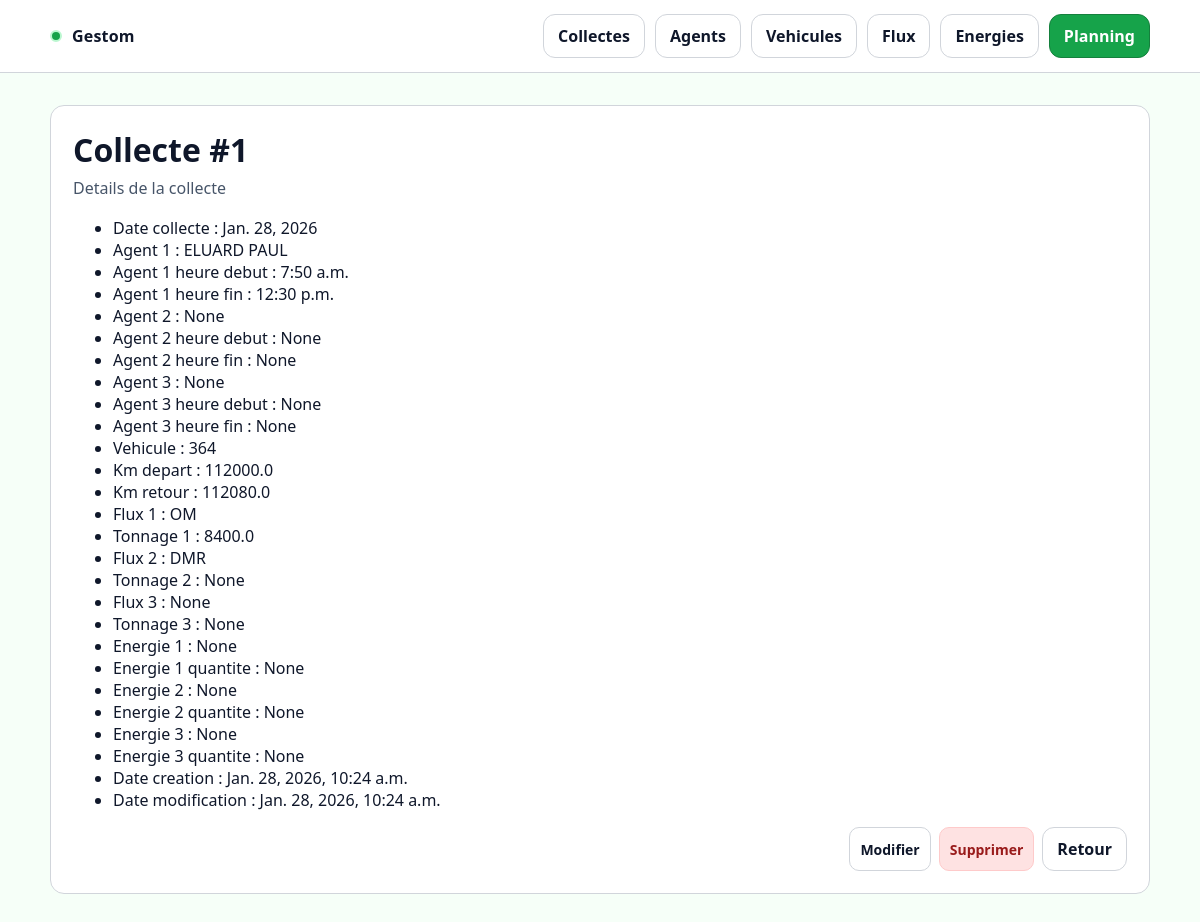
Screenshot of /collectes/1/ with the database file from the repository.
### core/models.py (models this page shows, shortened)
class Collecte(models.Model):
    id_collecte = models.BigAutoField(primary_key=True)
    date_collecte = models.DateField(default=timezone.localdate)
    id_agent_1 = models.ForeignKey(
        Agent,
        null=True,
        blank=True,
        on_delete=models.SET_NULL,
        related_name="collectes_agent_1",
    )
    a1_hr_debut = models.TimeField(null=True, blank=True)
    a1_hr_fin = models.TimeField(null=True, blank=True)
    id_agent_2 = models.ForeignKey(
        Agent,
        null=True,
        blank=True,
        on_delete=models.SET_NULL,
        related_name="collectes_agent_2",
    )
    a2_hr_debut = models.TimeField(null=True, blank=True)
    a2_hr_fin = models.TimeField(null=True, blank=True)
    id_agent_3 = models.ForeignKey(
        Agent,
        null=True,
        blank=True,
        on_delete=models.SET_NULL,
        related_name="collectes_agent_3",
    )
    a3_hr_debut = models.TimeField(null=True, blank=True)
    a3_hr_fin = models.TimeField(null=True, blank=True)
    id_vehicule = models.ForeignKey(
        Vehicule,
        null=True,
        blank=True,
        on_delete=models.SET_NULL,
        related_name="collectes",
    )
    km_depart = models.FloatField(null=True, blank=True)
    km_retour = models.FloatField(null=True, blank=True)
    id_flux1 = models.ForeignKey(
        Flux,
        null=True,
        blank=True,
        on_delete=models.SET_NULL,
        related_name="collectes_flux1",
    )
    id_flux2 = models.ForeignKey(
        Flux,
        null=True,
        blank=True,
        on_delete=models.SET_NULL,
        related_name="collectes_flux2",
    )
    id_flux3 = models.ForeignKey(
        Flux,
        null=True,
        blank=True,
        on_delete=models.SET_NULL,
        related_name="collectes_flux3",
    )
    tonnage1 = models.FloatField(null=True, blank=True)
    tonnage2 = models.FloatField(null=True, blank=True)
    tonnage3 = models.FloatField(null=True, blank=True)
    id_energie_1 = models.ForeignKey(
        Energie,
        null=True,
        blank=True,
        on_delete=models.SET_NULL,
        related_name="collectes_energie1",
    )
    id_energie_2 = models.ForeignKey(
        Energie,
        null=True,
        blank=True,
        on_delete=models.SET_NULL,
        related_name="collectes_energie2",
    )
    id_energie_3 = models.ForeignKey(
        Energie,
        null=True,
        blank=True,
        on_delete=models.SET_NULL,
        related_name="collectes_energie3",
    )
    energie_qte_1 = models.FloatField(null=True, blank=True)
    energie_qte_2 = models.FloatField(null=True, blank=True)
    energie_qte_3 = models.FloatField(null=True, blank=True)
    date_creation = models.DateTimeField(auto_now_add=True)
    date_modification = models.DateTimeField(auto_now=True)
    class Meta:
        ordering = ["-date_collecte", "-date_creation"]

class Agent(models.Model):
    id_ag = models.PositiveIntegerField(unique=True)
    nom = models.CharField(max_length=100)
    prenom = models.CharField(max_length=100)
    qualification = models.CharField(max_length=150, blank=True)
    service = models.CharField(max_length=150, blank=True)
    employeur = models.CharField(max_length=150, blank=True)
    hds_defaut = models.TimeField(null=True, blank=True)
    hajout_quotidien = models.TimeField(null=True, blank=True)
    echeance_permis = models.DateField(null=True, blank=True)
    echeance_fco = models.DateField(null=True, blank=True)
    supp = models.BooleanField(default=False)
    arrivee = models.DateField(null=True, blank=True)
    depart = models.DateField(null=True, blank=True)
    tel = models.CharField(max_length=30, blank=True)
    class Meta:
        ordering = ["nom", "prenom"]
    def __str__(self):
        return f"{self.nom} {self.prenom}"

class Vehicule(models.Model):
    nom_vehicule = models.CharField(max_length=150)
    type = models.CharField(max_length=150)
    archive = models.BooleanField(default=False)
    date_creation = models.DateTimeField(auto_now_add=True)
    date_modification = models.DateTimeField(auto_now=True)
    def __str__(self):
        return self.nom_vehicule

class Flux(models.Model):
    id_flux = models.AutoField(primary_key=True)
    flux = models.CharField(max_length=150)
    flux_long = models.CharField(max_length=255)
    archive = models.BooleanField(default=False)
    class Meta:
        ordering = ["flux"]
    def __str__(self):
        return self.flux

### core/views.py (the view)
# urls.py: path("collectes/<int:pk>/", CollecteDetailView.as_view(), name="collecte_detail"),
class CollecteDetailView(DetailView):
    model = Collecte
    template_name = "core/collecte_detail.html"
    context_object_name = "collecte"

### core/templates/core/collecte_detail.html (shortened to what this page needs)
{% extends "core/base.html" %}
{% block content %}
<div class="card">
  <div class="card__pad">
    <div class="header">
      <div>
        <h1 class="h1">Collecte #{{ collecte.id_collecte }}</h1>
        <p class="sub">Details de la collecte</p>
      </div>
    </div>
    <ul class="list">
      <li>Date collecte : {{ collecte.date_collecte }}</li>
      <li>Agent 1 : {{ collecte.id_agent_1 }}</li>
      <li>Agent 1 heure debut : {{ collecte.a1_hr_debut }}</li>
      <li>Agent 1 heure fin : {{ collecte.a1_hr_fin }}</li>
      <li>Agent 2 : {{ collecte.id_agent_2 }}</li>
      <li>Agent 2 heure debut : {{ collecte.a2_hr_debut }}</li>
      <li>Agent 2 heure fin : {{ collecte.a2_hr_fin }}</li>
      <li>Agent 3 : {{ collecte.id_agent_3 }}</li>
      <li>Agent 3 heure debut : {{ collecte.a3_hr_debut }}</li>
      <li>Agent 3 heure fin : {{ collecte.a3_hr_fin }}</li>
      <li>Vehicule : {{ collecte.id_vehicule }}</li>
      <li>Km depart : {{ collecte.km_depart }}</li>
      <li>Km retour : {{ collecte.km_retour }}</li>
      <li>Flux 1 : {{ collecte.id_flux1 }}</li>
      <li>Tonnage 1 : {{ collecte.tonnage1 }}</li>
      <li>Flux 2 : {{ collecte.id_flux2 }}</li>
      <li>Tonnage 2 : {{ collecte.tonnage2 }}</li>
      <li>Flux 3 : {{ collecte.id_flux3 }}</li>
      <li>Tonnage 3 : {{ collecte.tonnage3 }}</li>
      <li>Energie 1 : {{ collecte.id_energie_1 }}</li>
      <li>Energie 1 quantite : {{ collecte.energie_qte_1 }}</li>
      <li>Energie 2 : {{ collecte.id_energie_2 }}</li>
      <li>Energie 2 quantite : {{ collecte.energie_qte_2 }}</li>
      <li>Energie 3 : {{ collecte.id_energie_3 }}</li>
      <li>Energie 3 quantite : {{ collecte.energie_qte_3 }}</li>
      <li>Date creation : {{ collecte.date_creation }}</li>
      <li>Date modification : {{ collecte.date_modification }}</li>
    </ul>
    <div class="actions">
      <a href="{% url 'core:collecte_update' collecte.pk %}" class="btn btn--sm btn--ghost">Modifier</a>
      <a href="{% url 'core:collecte_delete' collecte.pk %}" class="btn btn--sm btn--danger">Supprimer</a>
      <a href="{% url 'core:collecte_list' %}" class="btn btn--ghost">Retour</a>
    </div>
  </div>
</div>
{% endblock %}

### core/static/core/styles.css (style rules this page uses)
:root { --bg: #f6fff8; --surface: #ffffff; --card: #ffffff; --text: #0f172a; --muted: #475569; --primary: #16a34a; --primary-2: #15803d; --success: #16a34a; --warning: #f59e0b; --danger: #dc2626; --border: #d1d5db; --shadow: none; --radius: 14px; --focus: #86efac; --overlay: #052e16; }
* { box-sizing: border-box; }
html,body { height: 100%; }
body { margin: 0; font-family: ui-sans-serif, system-ui, -apple-system, Segoe UI, Roboto, Arial, "Noto Sans", "Helvetica Neue", sans-serif; background: var(--bg); color: var(--text); }
a { color: inherit; text-decoration: none; }
.card { background: var(--card); border: 1px solid var(--border); border-radius: var(--radius); box-shadow: none; }
.card__pad { padding: 22px; }
.header { display:flex; align-items:flex-start; justify-content: space-between; gap: 14px; margin-bottom: 18px; }
.h1 { font-size: 32px; margin: 0 0 6px; }
.sub { color: var(--muted); margin: 0; }
.btn { display:inline-flex; align-items:center; justify-content:center; gap: 8px; padding: 10px 14px; border-radius: 12px; border: 1px solid var(--border); background: #f0fdf4; color: var(--text); font-weight: 600; cursor: pointer; transition: transform .06s ease; }
.btn--ghost { background: var(--surface); }
.btn--danger { background: #fee2e2; border-color: #fecaca; color: #991b1b; }
.btn--sm { padding: 8px 10px; border-radius: 10px; font-size: 14px; }
.actions { display:flex; justify-content:flex-end; gap: 8px; flex-wrap: wrap; }

### rows the page displays
Collecte: id_collecte "1", date_collecte "Jan. 28, 2026", id_agent_1 "ELUARD PAUL", a1_hr_debut "7:50 a.m.", a1_hr_fin "12:30 p.m.", id_agent_2 "None", a2_hr_debut "None", a2_hr_fin "None", id_agent_3 "None", a3_hr_debut "None", a3_hr_fin "None", id_vehicule "364", km_depart "112000.0", km_retour "112080.0", id_flux1 "OM", tonnage1 "8400.0", id_flux2 "DMR", tonnage2 "None", id_flux3 "None", tonnage3 "None", id_energie_1 "None", energie_qte_1 "None", id_energie_2 "None", energie_qte_2 "None", id_energie_3 "None", energie_qte_3 "None", date_creation "Jan. 28, 2026, 10:24 a.m.", date_modification "Jan. 28, 2026, 10:24 a.m."
